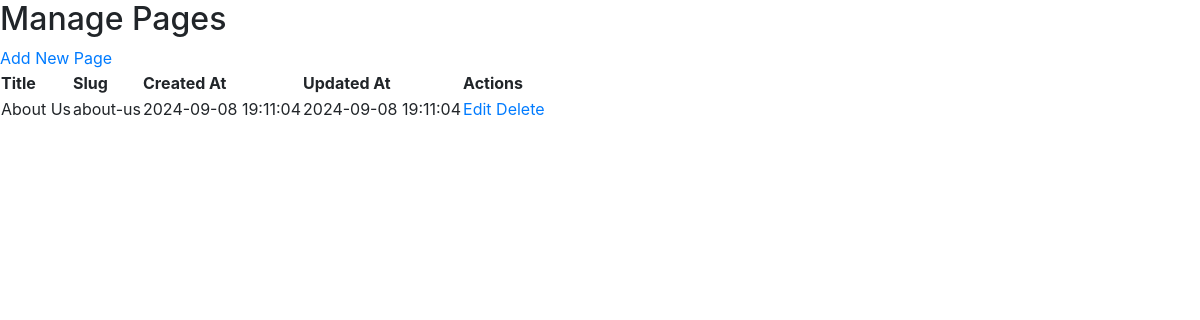
Page /admin/pages.php on the committed database.
### tables this page shows
CREATE TABLE IF NOT EXISTS `pages` (
  `id` int NOT NULL AUTO_INCREMENT,
  `title` varchar(255) NOT NULL,
  `slug` varchar(255) NOT NULL,
  `content` text NOT NULL,
  `created_at` timestamp NULL DEFAULT CURRENT_TIMESTAMP,
  `updated_at` timestamp NULL DEFAULT CURRENT_TIMESTAMP ON UPDATE CURRENT_TIMESTAMP,
  PRIMARY KEY (`id`),
  UNIQUE KEY `slug` (`slug`)
);

### classes/Page.php (called while the page is built, shortened)
<?php
class Page {
    private $conn;
    private $table_name = "pages";
    public function __construct($db) {
        $this->conn = $db;
    }
    public function readAll() {
        $query = "SELECT id, title, slug, content, created_at, updated_at FROM " . $this->table_name;
        $stmt = $this->conn->prepare($query);
        $stmt->execute();
        return $stmt;
    }
}
?>

### admin/pages.php (the view, shortened to what this page needs)
<?php
include_once '../classes/Page.php';
$database = new Database();
$db = $database->getConnection();
$page = new Page($db);
$pages = $page->readAll();
include '../includes/internal/header.php';
?>
<h2>Manage Pages</h2>
<a href="add_page.php">Add New Page</a>
<table>
    <thead>
        <tr>
            <th>Title</th>
            <th>Slug</th>
            <th>Created At</th>
            <th>Updated At</th>
            <th>Actions</th>
        </tr>
    </thead>
    <tbody>
        <?php while ($row = $pages->fetch(PDO::FETCH_ASSOC)) { ?>
            <tr>
                <td><?php echo $row['title']; ?></td>
                <td><?php echo $row['slug']; ?></td>
                <td><?php echo $row['created_at']; ?></td>
                <td><?php echo $row['updated_at']; ?></td>
                <td>
                    <a href="edit_page.php?id=<?php echo $row['id']; ?>">Edit</a>
                    <a href="delete_page.php?id=<?php echo $row['id']; ?>">Delete</a>
                </td>
            </tr>
        <?php } ?>
    </tbody>
</table>
<?php include '../includes/internal/footer.php'; ?>

### rows in the picture
pages: title "About Us", slug "about-us", created_at "2024-09-08 19:11:04", updated_at "2024-09-08 19:11:04"
